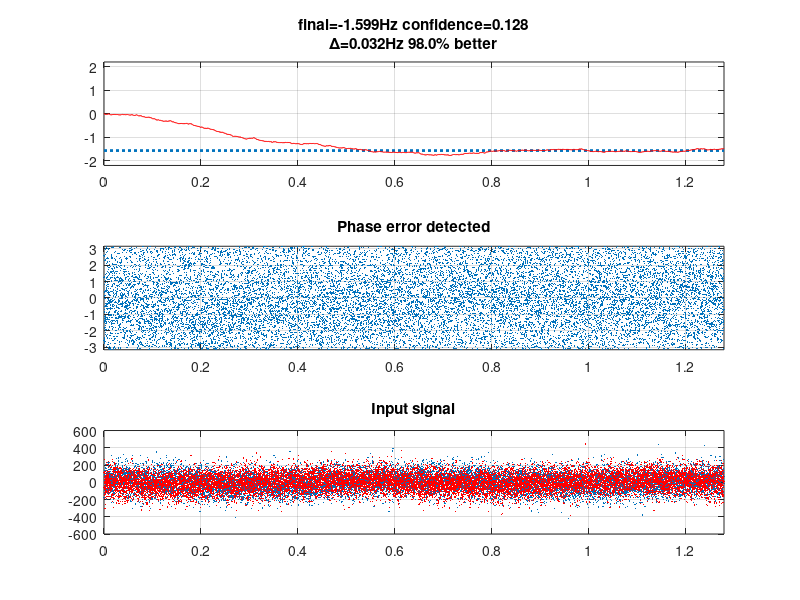

Write the MATLAB code that produced this figure.
clc;
clear;

%% stimulus params
FS = 12e3; % sampling rate
N = (65536-4096)/4;
F = rand()*4-2; % freq offset
PHI = 2*pi*rand(); % phase
SNR = -15;

%% pll params
LB = 2; % loop bandwidth in hz
DF = sqrt(2)/2; % damping factor
G = 6; % gain

CC_UB = 96;
CC_LB = 32;

beta = 2*DF*2*pi*LB/FS - (2*pi*LB)^2 / (FS^2*G); % proportional
alpha = (2*pi*LB)^2/(FS*G); % integral

%% sim
t = (0:N-1).'/FS;
x = awgn(exp(1j*2*pi*F.*t+PHI), SNR, 'measured');
y = ones(N, 1);
f = zeros(N, 1);
phi = zeros(N, 1);
lock = false(N, 1);
stable = false(N, 1);
delta = zeros(N, 1);

mav0 = 1024*ones(32, 1);
mav1 = 1024*ones(32, 1);

cc = CC_UB; % confidence coef, smaller is better (indicating higher SNR)
sc = 0; % stable count, larger is better (indicating higher SNR)
final = 0; % final freq offset in hz

for i = 1:N
    delta(i) = atan2(imag(x(i)/y(i)), real(x(i)/y(i))); % phase detector

    if mod(i-1, 64)==0
        mav0 = [delta(i); mav0(1:31)];
        if mav0(32)~=1024
            phistdd = std(mav0);
            if phistdd<pi/9
                lock(i) = true;
                cc = cc - 1;
                if cc<CC_LB; cc=CC_LB; end
            else
                cc = cc + 1;
                if cc>CC_UB; cc=CC_UB; end
            end
        end
    elseif i>1
        lock(i) = lock(i-1);
    end

    if mod(i-1, 64)==31
        mav1 = [f(i); mav1(1:31)];
        if mav1(32)~=1024
            fstdd = std(mav1);
            if fstdd<0.025
                stable(i) = true;
                final = mean(mav1);
                sc = sc + 1;
            end
        end
    elseif i>1
        stable(i) = stable(i-1);
    end

    if i<N
        f(i+1) = f(i) + beta*delta(i);
        phi(i+1) = phi(i) + alpha*delta(i) + 2*pi*f(i+1)/FS;
        while phi(i+1)>pi
            phi(i+1) = phi(i+1)-2*pi;
        end
        while phi(i+1)<-pi
            phi(i+1) = phi(i+1)+2*pi;
        end
        y(i+1) = exp(1j*phi(i+1));
    end
end

%%
clf;
subplot(311);
plot([0, t(N)], [F, F], ':', 'linewidth', 2);
hold on;
plot(t, f, 'r');
% plot(t, lock*4-2, 'g', 'displayname', 'Phase lock');
% plot(t, stable*4-2, 'c', 'displayname', 'Frq stable');
hold off;
axis([min(t) max(t) -2.2, 2.2]);
grid on;
if F~=0
    if abs(final-F)<=abs(F)
        improvement = 1-abs(final-F)/abs(F);
        improvement = sprintf('%.1f%% better', improvement*100);
    else
        improvement = abs(final-F)/abs(F);
        improvement = sprintf('%.2fx worse', improvement);
    end
else
    improvement = abs(final);
    improvement = sprintf('%.3fhz deviated', improvement);
end
exp = @(x) typecast(int32(single(x)*single(12102203)) + int32(1065353216), 'single');
title(sprintf('final=%.3fHz confidence=%.3f\n\\Delta=%.3fHz %s',final, 1-exp(-sc/cc), abs(final-F), improvement));
labelled = findobj(gca, 'Type', 'line', '-not', 'DisplayName', '');
if ~isempty(labelled); legend(labelled, 'location', 'best'); end

subplot(312);
plot(t, delta, '.', 'markersize', 1);
grid on;
axis([min(t) max(t) -pi pi]);
title('Phase error detected');

subplot(313);
plot(t, real(x), '.', 'markersize', 1);
hold on;
plot(t, imag(x), 'r.', 'markersize', 1);
hold off;
grid on;
xlim([min(t) max(t)]);
title('Input signal');
